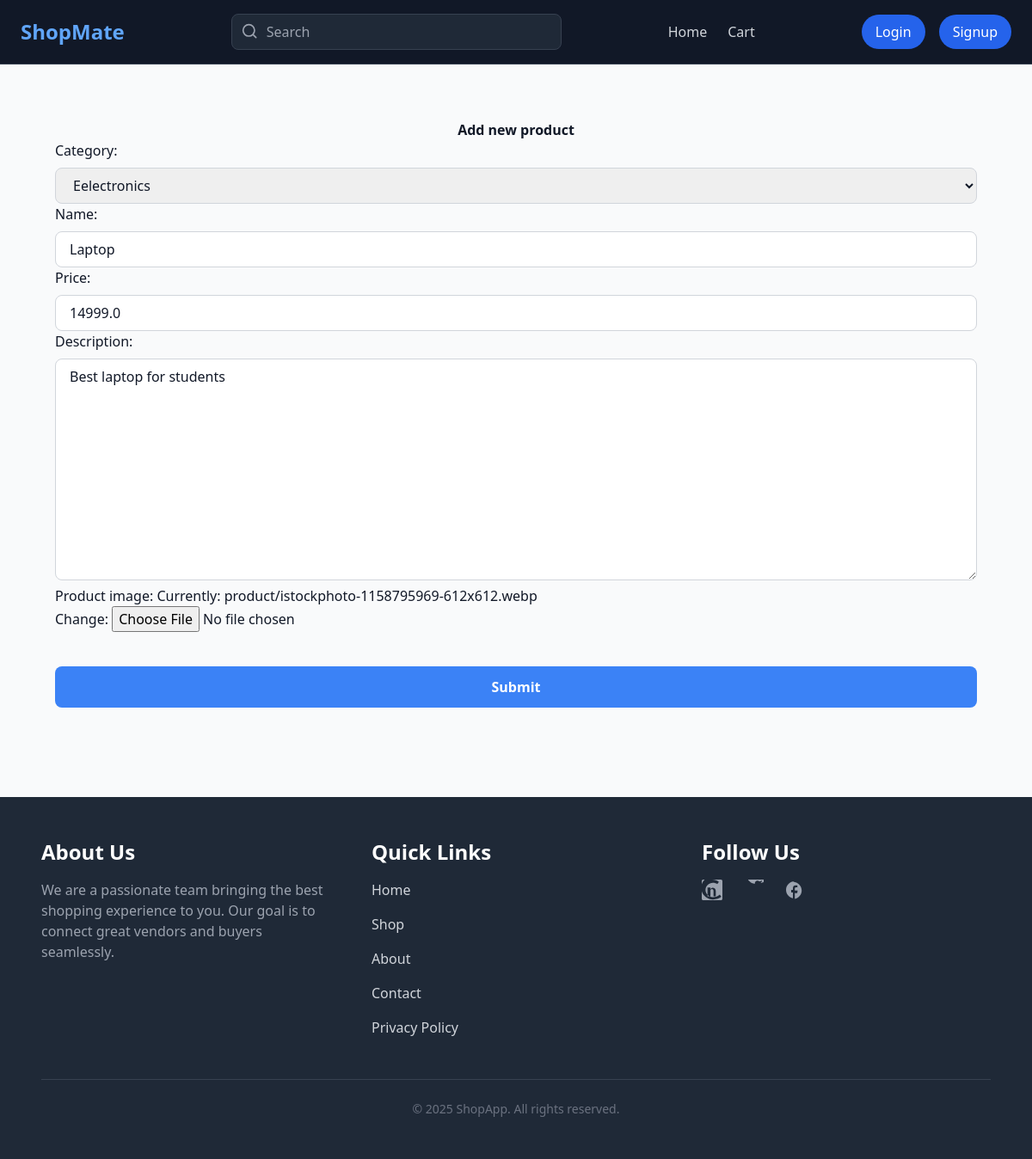
/edit_product/2/, run on an earlier commit of the app's database.
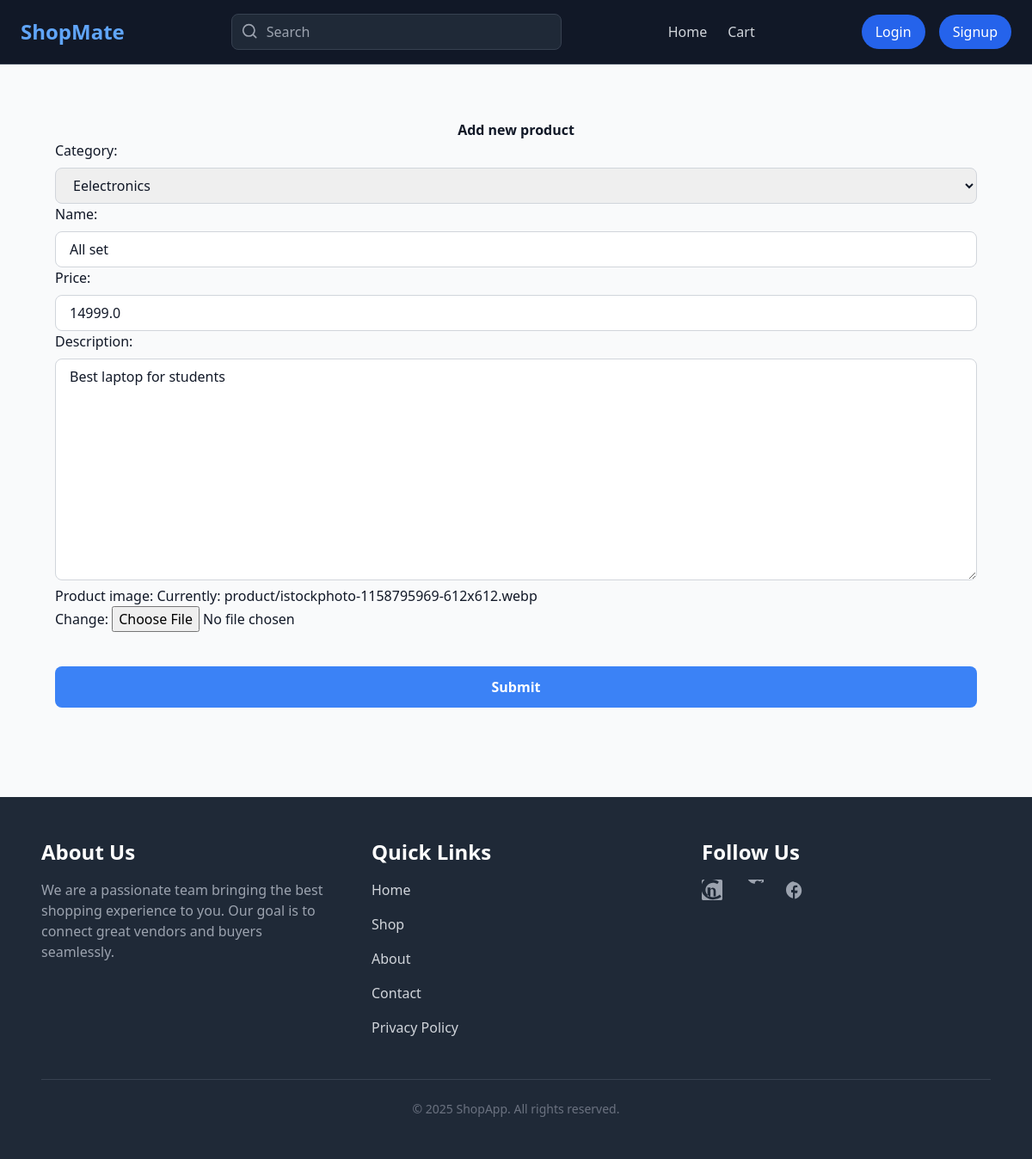
And on a later commit of the database.
### app/models.py (models this page shows, shortened)
class CategoryModel(models.Model):
    name=models.CharField(max_length=50)
    created_at=models.DateField(auto_now_add=True)
    update_at=models.DateField(auto_now=True)
    def __str__(self): return self.name

class ProductModel(models.Model):
    product_image=models.ImageField(upload_to='product')
    category=models.ForeignKey(CategoryModel,on_delete=models.CASCADE)
    profile=models.ForeignKey(ProfileModel,on_delete=models.CASCADE,related_name='profile')
    name=models.CharField(max_length=50)
    description=models.TextField()
    price=models.FloatField()
    is_sold=models.BooleanField(default=False)
    created_at=models.DateField(auto_now_add=True)
    update_at=models.DateField(auto_now=True)

### app/views.py (the view, shortened to what this page needs)
# urls.py: path('edit_product/<int:pk>/',views.EditProduct.as_view(),name='edit_product'),
class EditProduct(View,LoginRequiredMixin):
    def get(self,request,*args,**kwargs):
        try:
            pk=kwargs['pk']
            product=ProductModel.objects.get(id=pk)
            form=ProdcutForm(instance=product)
            return render(request,'home/add_product.html',{'form':form})
        except Exception as e:
            print(e)
            return Http404('product not found ')

### app/forms.py
class ProdcutForm(forms.ModelForm):
    class Meta:
        model=ProductModel
        fields=['category','name','price','description','product_image']
        widgets={
            'category':forms.Select(attrs={'class':'w-full px-4 py-2 mt-2 border border-gray-300 rounded-lg focus:outline-none focus:ring-2 focus:ring-blue-500'}),
            'name':forms.TextInput(attrs={'class':'w-full px-4 py-2 mt-2 border border-gray-300 rounded-lg focus:outline-none focus:ring-2 focus:ring-blue-500'}),
            'description':forms.Textarea(attrs={'class':'w-full px-4 py-2 mt-2 border border-gray-300 rounded-lg focus:outline-none focus:ring-2 focus:ring-blue-500'}),
            'price':forms.NumberInput(attrs={'class':'w-full px-4 py-2 mt-2 border border-gray-300 rounded-lg focus:outline-none focus:ring-2 focus:ring-blue-500'}),
        }

### app/templates/home/add_product.html (shortened to what this page needs)
{% extends 'base.html' %}
{% block content %}
    <div class="mx-16 my-16">
    <form action="" method="POST" enctype="multipart/form-data">
        <h2 class="text-center font-semibold "> Add new product  </h2>
        {{form.as_p}}
        <button type="submit"
          class="w-full my-10 py-3 bg-blue-500 text-white font-semibold rounded-lg hover:bg-blue-600 focus:outline-none focus:ring-2 focus:ring-blue-500 focus:ring-offset-2">
          Submit
        </button>
      </form>
    </div>
{% endblock %}

What changed in the data, as far as the page shows it:
changed through a linked row, CategoryModel: name "Laptop" → "All set"
